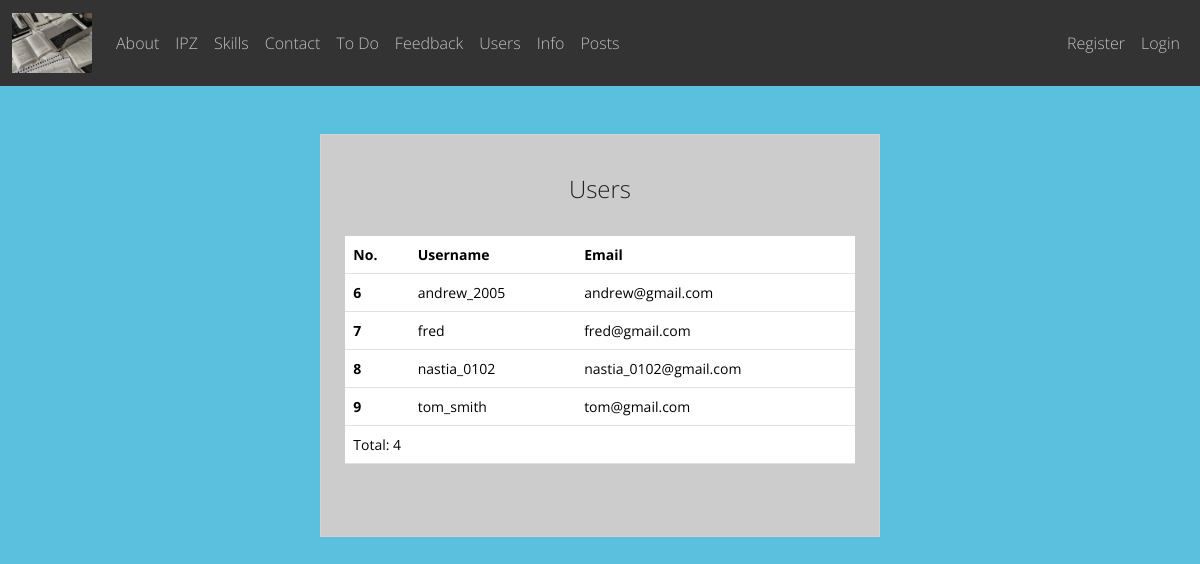
/auth/users, run on the app's committed database.
### app/auth/models.py (models this page shows, shortened)
class User(db.Model, UserMixin):
    id = db.Column(db.Integer, primary_key=True)
    username = db.Column(db.String(20), unique=True, nullable=False)
    email = db.Column(db.String(120), unique=True, nullable=False)
    image_file = db.Column(db.String(20), nullable=False, default='default.jpg')
    password_hash = db.Column(db.String(128), nullable=False)
    about_me = db.Column(db.String(500))
    last_seen = db.Column(db.DateTime, default=datetime.now())
    post = db.relationship('Post', backref='user')
    @property
    def password(self):
        return AttributeError('Password is not a readable attribute.')

### app/auth/views.py (the view)
@auth.route('/users')
def users():
    all_users = User.query.all()
    return render_template('users.html', all_users=all_users)

### app/auth/views.py (called while the page is built)
@auth.after_request
def after_request(response):
    if current_user:
        current_user.last_seen = datetime.now()
        try:
            db.session.commit()
        except:
            flash('Error while update user last seen!', 'danger')
    return response

### app/auth/templates/auth/users.html (shortened to what this page needs)
{% extends "base.html" %}
{% from "render_field.html" import render_field %}
{% block content %}
<div class="container py-5" style="max-width: 1000px; margin: auto;">
    <div class="row d-flex justify-content-center h-100">
        <div class="col col-lg-9 col-xl-7">
            <div class="card rounded-3">
                <div class="bg-dark-subtle card-body p-4">
                    <h4 class="text-center my-3 pb-3">Users</h4>
                    <table class="table mb-5">
                        <thead>
                        <tr>
                            <th scope="col">No.</th>
                            <th scope="col">Username</th>
                            <th scope="col">Email</th>
                        </tr>
                        </thead>
                        <tbody>
                        {% if all_users %}
                        {% for user in all_users %}
                        <tr>
                            <th scope="row">{{ user.id }}</th>
                            <td>{{ user.username }}</td>
                            <td>{{ user.email }}</td>
                        </tr>
                        {% endfor %}
                        <tr>
                            <td colspan="4">Total: {{all_users|length}}</td>
                        </tr>
                        {% else %}
                        <tr>
                            <td colspan="4" class="text-center">There are no registered users.</td>
                        </tr>
                        {% endif %}
                        </tbody>
                    </table>
                </div>
            </div>
        </div>
    </div>
</div>
{% endblock %}

### data on the page
User: id "6", username "andrew_2005", email "andrew@gmail.com"
User: id "7", username "fred", email "fred@gmail.com"
User: id "8", username "nastia_0102", email "nastia_0102@gmail.com"
User: id "9", username "tom_smith", email "tom@gmail.com"

### other printed values
{{ name }} "About" "IPZ" "Skills" "Contact" "To Do" "Feedback" "Users" "Info" "Posts"
{{ all_users|length }} "4"
